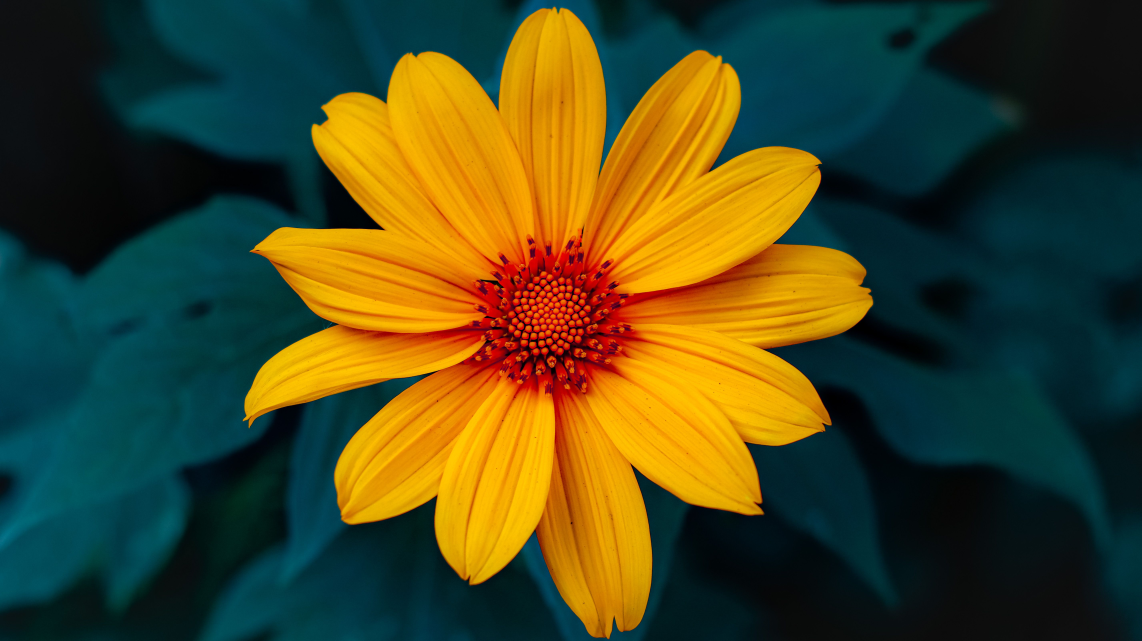
#> input picture Hal_Dasar/1_Read_Write_Display/flower.jpg, 5706 x 3203 px (shown at 1/5 size)
$ jupyter execute read_write_showImage.ipynb   (shell and % lines are left out)
#> lines starting #> are read from the running program, lines starting #| are printed output that depends on the picture
[cell 1]
import cv2 as cv
import numpy as np
from matplotlib import pyplot as plt

[cell 2]
#imread untuk upload gambar
img = cv.imread('flower.jpg')
#> img is the input picture: shape (3203, 5706, 3); mean B, G, R 32.7, 71.1, 71.7

#display image dengan matplotlib
#cvtColor untuk convert BGR ke RGB
plt.imshow(cv.cvtColor(img, cv.COLOR_BGR2RGB))
plt.title('Flower')

plt.show

[cell 3]
#untuk display variabel gambar dengan cv, dengan 'imshow'
#parameter1 untuk nama gambar, parameter 2 untuk variabel gambarnya

cv.imshow('Flower', img)
cv.waitKey(0)

[cell 4]
#untuk show image shape
print(img.shape)
#| (3203, 5706, 3)

[cell 5]
#karena image terlalu besar maka kita akan resize gambar tersebut ke 10%
scale = 0.10
width = int(img.shape[1]*scale)
#> width = 570
height = int(img.shape[0]* scale)
#> height = 320
dim = (width, height)
#> dim = (570, 320)

resized = cv.resize(img,dim,interpolation=cv.INTER_AREA)
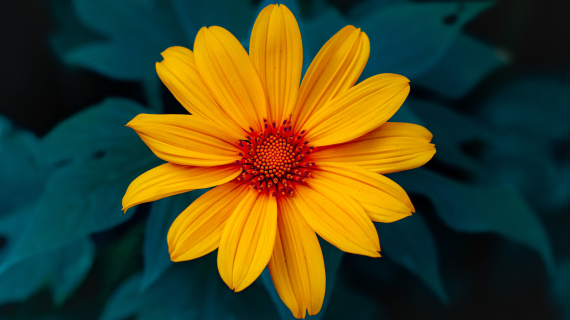
#> resized: shape (320, 570, 3); mean B, G, R 32.7, 71.1, 71.7

cv.imshow('Flower',resized)
cv.waitKey(0)
cv.destroyAllWindows()

[cell 6]
#print setiap dimensi gambar

print(f'Tinggi dari gambar: {int(img.shape[0])} pixels')
#| Tinggi dari gambar: 3203 pixels
print(f'Lebar dari gambar: {int(img.shape[1])} pixels')
#| Lebar dari gambar: 5706 pixels

[cell 7]
#Gunakan 'imwrite' untuk menulis ulang nama file dan gambar akan tersimpan
cv.imwrite('output.jpg',img)
#> Out = True
